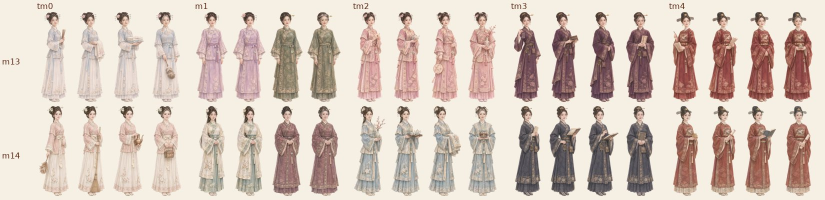
#> input picture dev/figwork/sheets/A_b6.jpg, 1650 x 400 px, given in place of A_fix48a.jpg.png.prehd.png, which was not available (shown at 1/2 size)
$ python hd.py sheets/A_b6.jpg sheets/A_fix48a.jpg sheets/A_fix48a.jpg out.png sheets/A_fix48a.jpg
#> lines starting #> are read from the running program, lines starting #| are printed output that depends on the picture
# hd.py make JID BG OUT.png : 2x2 grid (1024/tile) of the 4 heads of bg/<JID>-<BG>.png (composited on parchment) + hgrid/<JID>.json
# hd.py paste JID BG EDIT.png [tiles] : paste forehead zone of the edited grid back into bg/<JID>-<BG>.png (RGB only, alpha kept; backup .prehd.png)
# env UP/RX/RY: forehead ellipse centre above eye midline and radii, in eye-distance units
import sys,json,os,shutil,numpy as np,cv2
from PIL import Image
os.chdir(os.path.dirname(os.path.abspath(__file__)))
Y="yunet.onnx"; T=1024; os.makedirs("hgrid",exist_ok=True)
def flat(p):
    im=Image.open(p).convert("RGBA"); b=Image.new("RGBA",im.size,(235,225,205,255)); b.alpha_composite(im); return im,b.convert("RGB")
#> after `b = Image.new('RGBA', im.size, (235, 225, 205, 255))`:
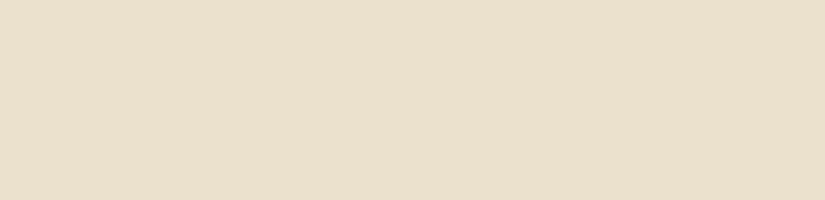
#> b: PIL image 1650x400 RGBA (shown at 1/2 size); mean R, G, B, A 235, 225, 205, 255
def faces(im):
    W,H=im.size; sc=2000/W; sm=im.resize((2000,int(H*sc)))
    d=cv2.FaceDetectorYN.create(Y,"",sm.size,0.5); n,f=d.detect(cv2.cvtColor(np.asarray(sm),cv2.COLOR_RGB2BGR))
    f=sorted(list(f),key=lambda x:-x[2]*x[3])[:4]; f=sorted(f,key=lambda x:x[0])
    return [[float(v)/sc for v in x[:14]] for x in f]
cmd,jid,bg=sys.argv[1:4]; P=f"bg/{jid}-{bg}.png"; M=f"hgrid/{jid}.json"
if cmd=="make":
    src=P+".prehd.png" if os.path.exists(P+".prehd.png") else P
    rgba,im=flat(src); F=faces(im); assert len(F)==4,(jid,len(F))
    G=Image.new("RGB",(2*T,2*T)); meta=[]
    for k,f in enumerate(F):
        x,y,w,h=f[:4]; ex=(f[4]+f[6])/2; ey=(f[5]+f[7])/2; d=abs(f[6]-f[4])
        s=int(w*1.9); cx=ex; cy=ey-0.1*d
        b=[int(cx-s/2),int(cy-s/2),int(cx-s/2)+s,int(cy-s/2)+s]; meta.append({"box":b,"eye":[ex,ey,d]})
        G.paste(im.crop(b).resize((T,T),Image.LANCZOS),((k%2)*T,(k//2)*T))
    G.save(sys.argv[4]); json.dump(meta,open(M,"w")); print(jid,"grid",[m["box"][2]-m["box"][0] for m in meta])
else:
    ed=sys.argv[4]; which=sys.argv[5] if len(sys.argv)>5 else "0123"
    if not os.path.exists(P+".prehd.png"): shutil.copy(P,P+".prehd.png")
    rgba,im=flat(P+".prehd.png"); A=np.array(rgba)
#> further down, im is the input picture: PIL image 1650x400 RGB; mean R, G, B 215.1, 200.3, 189.6
    E=Image.open(ed).convert("RGB").resize((2*T,2*T),Image.LANCZOS); meta=json.load(open(M))
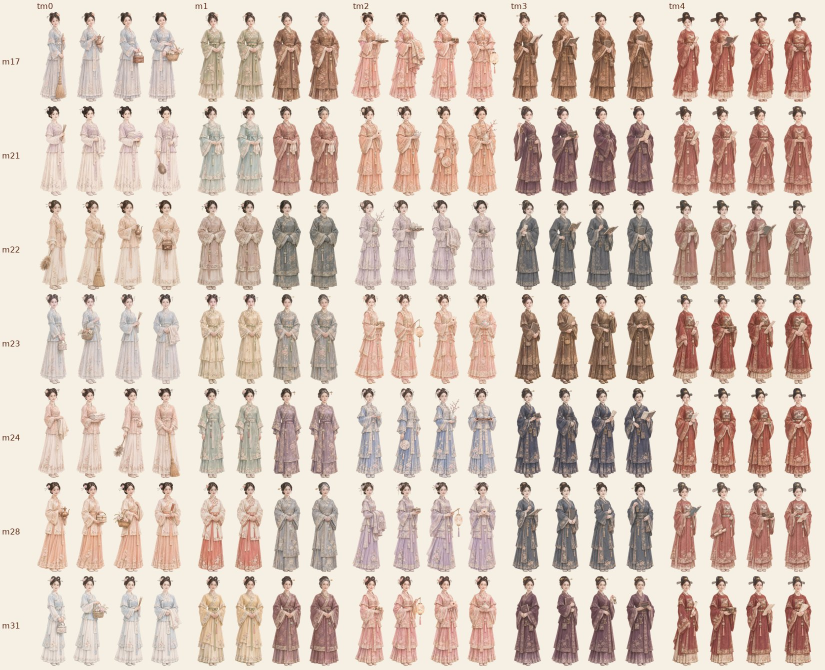
#> input picture dev/figwork/sheets/A_fix48a.jpg, 1650 x 1340 px, given in place of out.png, which was not available (shown at 1/2 size)
#> after `E = Image.open(ed).convert('RGB').resize((2 * T, 2 * T), Image.LANCZOS`:
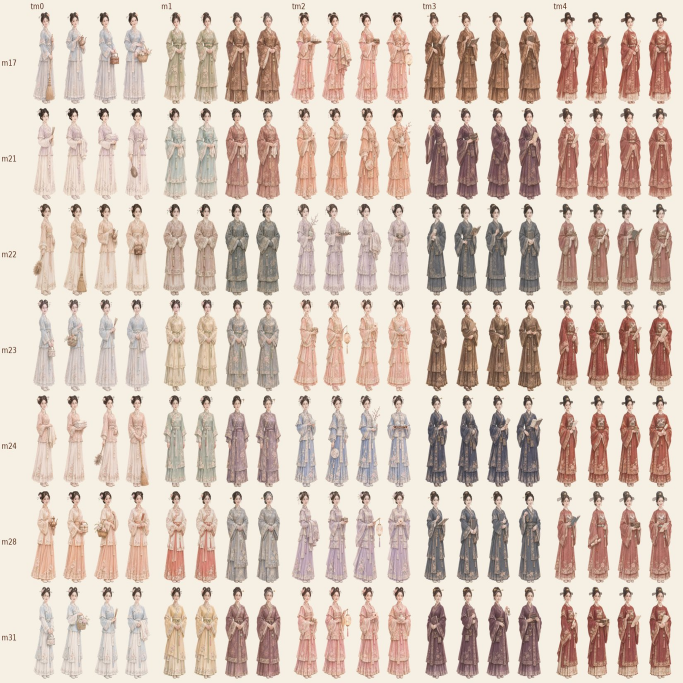
#> E: PIL image 2048x2048 RGB (shown at 1/3 size); mean R, G, B 216.9, 200.6, 188.4
#> (the run stopped early here; a loop or call above may not have finished)
